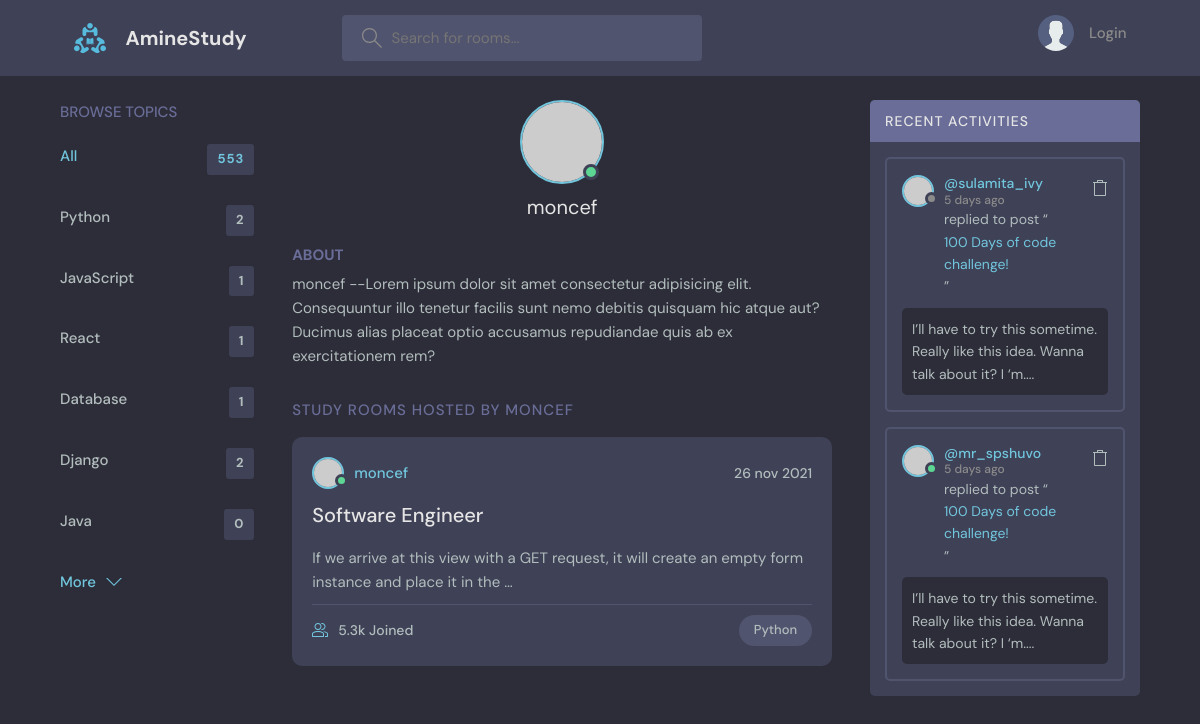
Page /accounts/profile/moncef on the committed database.
### room/models.py (models this page shows, shortened)
class Category(models.Model):
	name = models.CharField(max_length=50)
	def __str__(self):
		return self.name

class Room(models.Model):
	owner = models.ForeignKey(User,on_delete = models.SET_NULL,null=True)
	title = models.CharField(max_length=50)
	description = models.TextField()
	created = models.DateField(auto_now_add=True, null=True,blank=True)
	modify = models.DateField(auto_now=True)
	participants = models.ManyToManyField(User,related_name='participants', blank=True)
	category = models.ForeignKey('Category', on_delete = models.SET_NULL, null=True)
	slug = models.SlugField(blank=True,null=True)
	class Meta:
		ordering = ['-modify']
	def __str__(self):
		return self.title

### accounts/models.py (models this page shows, shortened)
class Profile(models.Model):
	user = models.OneToOneField(User, on_delete = models.CASCADE)
	num = models.CharField(max_length=50)
	about = models.TextField(null=True,blank=True)
	slug = models.SlugField(blank=True,null=True)

### accounts/views.py (the view)
# urls.py: path('profile/<str:slug>',views.profile,name = 'profile'),
def profile(request, slug):
	profile = Profile.objects.get(slug = slug)
	rooms = Room.objects.filter(owner = profile.id)
	category = Category.objects.annotate(num_items=Count('room'))
	context = {
				'profile': profile,
				'rooms':rooms,
				'category':category
	}
	return render(request,'accounts/profile.html',context)

### accounts/templates/accounts/profile.html (shortened to what this page needs)
{% extends "base.html" %}
{% block body %}
 <main class="profile-page layout layout--3">
    <div class="container">
      <div class="topics">
        <div class="topics__header">
          <h2>Browse Topics</h2>
        </div>
        <ul class="topics__list">
          <li>
            <a href="/" class="active">All <span>553</span></a>
          </li>
          {% for cat in category %}
                    <li>
                      <a href="/">{{cat}} <span>{{cat.num_items}}</span></a>
                    </li>
            {% endfor %}
        </ul>
        <button class="btn btn--link" href="/">
          More
          <svg version="1.1" xmlns="http://www.w3.org/2000/svg" width="32" height="32" viewBox="0 0 32 32">
            <title>chevron-down</title>
            <path d="M16 21l-13-13h-3l16 16 16-16h-3l-13 13z"></path>
          </svg>
        </button>
      </div>
      <div class="roomList">
        <div class="profile">
          <div class="profile__avatar">
            <div class="avatar avatar--large active">
              <img src="https://randomuser.me/api/portraits/men/11.jpg" />
            </div>
          </div>
          <div class="profile__info">
            <h3>{{profile.user.username}}</h3>
          </div>
          <div class="profile__about">
            <h3>About</h3>
            <p>
              {{profile.about}}
            </p>
          </div>
        </div>
        <div class="roomList__header">
          <div>
            <h2>Study Rooms Hosted by {{profile.user.username}}</a>
            </h2>
          </div>
        </div>
        {% for room in rooms %}
            <div class="roomListRoom">
              <div class="roomListRoom__header">
                <a href="profile.html" class="roomListRoom__author">
                  <div class="avatar avatar--small active">
                    <img src="https://randomuser.me/api/portraits/men/11.jpg" />
                  </div>
                  <span>{{room.owner}}</span>
                </a>
                <div class="roomListRoom__actions">
                  <span>{{room.modify|date:"d b Y"}}</span>
                </div>
              </div>
              <div class="roomListRoom__content">
                <a href="{% url 'room:room_detail' room.slug %}">{{room}}</a>
                <p>
                  {{room.description|truncatewords:22}}
                </p>
              </div>
              <div class="roomListRoom__meta">
                <a class="roomListRoom__joined">
                  5.3k Joined
                </a>
                <p class="roomListRoom__topic">{{room.category}}</p>
              </div>
            </div>
        {% endfor %}
      </div>
      <div class="activities">
        <div class="activities__header">
          <h2>Recent Activities</h2>
        </div>
        <div class="activities__box">
          <div class="activities__boxHeader roomListRoom__header">
            <a href="profile.html" class="roomListRoom__author">
              <div class="avatar avatar--small">
                <img src="https://randomuser.me/api/portraits/women/11.jpg" />
              </div>
              <p>
                @sulamita_ivy
                <span>5 days ago</span>
              </p>
            </a>
            <div class="roomListRoom__actions">
              <a href="#">
              </a>
            </div>
          </div>
          <div class="activities__boxContent">
            <p>replied to post “<a href="room.html">100 Days of code challenge!</a>”</p>
            <div class="activities__boxRoomContent">
              I’ll have to try this sometime. Really like this idea. Wanna talk about it? I ‘m....
            </div>
          </div>
        </div>
        <div class="activities__box">
          <div class="activities__boxHeader roomListRoom__header">
            <a href="profile.html" class="roomListRoom__author">
              <div class="avatar avatar--small active">
                <img src="https://randomuser.me/api/portraits/men/13.jpg" />
              </div>
              <p>
                @mr_spshuvo
                <span>5 days ago</span>
              </p>
            </a>
            <div class="roomListRoom__actions">
              <a href="#">
              </a>
            </div>
          </div>
          <div class="activities__boxContent">
            <p>replied to post “<a href="room.html">100 Days of code challenge!</a>”</p>
            <div class="activities__boxRoomContent">
              I’ll have to try this sometime. Really like this idea. Wanna talk about it? I ‘m....
            </div>
          </div>
        </div>
      </div>
    </div>
  </main>
{% endblock body %}

### rows in the picture
Category: name "Python", num_items "2"
Category: name "JavaScript", num_items "1"
Category: name "React", num_items "1"
Category: name "Database", num_items "1"
Category: name "Django", num_items "2"
Category: name "Java", num_items "0"
Profile: user.username "moncef", about "moncef --Lorem ipsum dolor sit amet consectetur adipisicing elit. Consequuntur illo tenetur facilis sunt nemo debitis quisquam hic atque aut? Ducimus alias placeat optio accusamus repudiandae quis ab ex exercitationem rem?", user.username "MONCEF"
Room: owner "moncef", modify "26 nov 2021", title "Software Engineer", description "If we arrive at this view with a GET request, it will create an empty form instance and place it in the …", category "Python"
